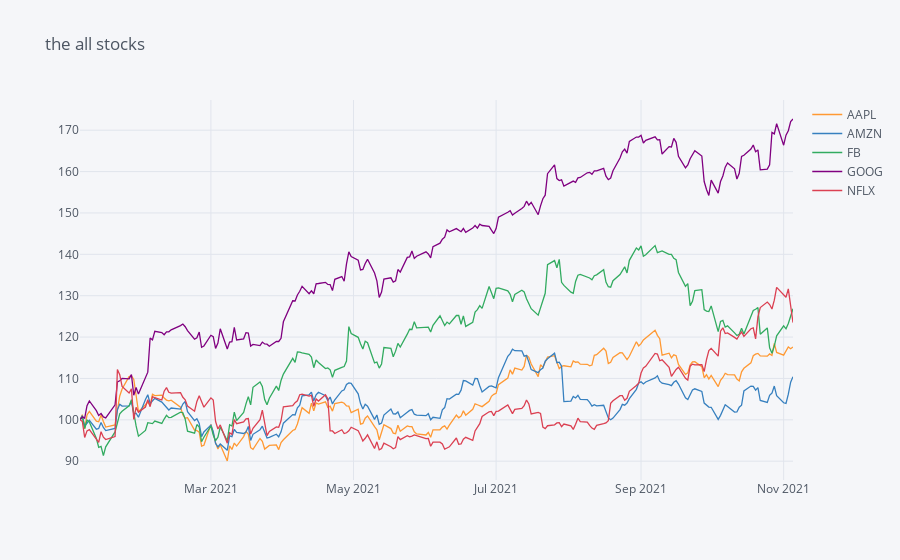

The cell this chart's notebook holds for it:
### Code cell
df4.normalize().iplot(title='the all stocks')

### Figure 1 — Plotly figure (JSON) as saved in the notebook; plotly's stock layout.template omitted (floating-point values rounded to 4 significant figures; data arrays with more than 128 entries replaced by an {"elided": "..."} marker saying what was removed)
{"data": [{"line": {"color": "rgba(255, 153, 51, 1.0)", "dash": "solid", "shape": "linear", "width": 1.3}, "mode": "lines", "name": "AAPL", "text": "", "type": "scatter", "x": {"elided": "214 str values"}, "y": {"elided": "214 float values"}}, {"line": {"color": "rgba(55, 128, 191, 1.0)", "dash": "solid", "shape": "linear", "width": 1.3}, "mode": "lines", "name": "AMZN", "text": "", "type": "scatter", "x": {"elided": "214 str values"}, "y": {"elided": "214 float values"}}, {"line": {"color": "rgba(50, 171, 96, 1.0)", "dash": "solid", "shape": "linear", "width": 1.3}, "mode": "lines", "name": "FB", "text": "", "type": "scatter", "x": {"elided": "214 str values"}, "y": {"elided": "214 float values"}}, {"line": {"color": "rgba(128, 0, 128, 1.0)", "dash": "solid", "shape": "linear", "width": 1.3}, "mode": "lines", "name": "GOOG", "text": "", "type": "scatter", "x": {"elided": "214 str values"}, "y": {"elided": "214 float values"}}, {"line": {"color": "rgba(219, 64, 82, 1.0)", "dash": "solid", "shape": "linear", "width": 1.3}, "mode": "lines", "name": "NFLX", "text": "", "type": "scatter", "x": {"elided": "214 str values"}, "y": {"elided": "214 float values"}}], "layout": {"legend": {"bgcolor": "#F5F6F9", "font": {"color": "#4D5663"}}, "paper_bgcolor": "#F5F6F9", "plot_bgcolor": "#F5F6F9", "title": {"font": {"color": "#4D5663"}, "text": "the all stocks"}, "xaxis": {"gridcolor": "#E1E5ED", "showgrid": true, "tickfont": {"color": "#4D5663"}, "title": {"font": {"color": "#4D5663"}, "text": ""}, "zerolinecolor": "#E1E5ED"}, "yaxis": {"gridcolor": "#E1E5ED", "showgrid": true, "tickfont": {"color": "#4D5663"}, "title": {"font": {"color": "#4D5663"}, "text": ""}, "zerolinecolor": "#E1E5ED"}}}
